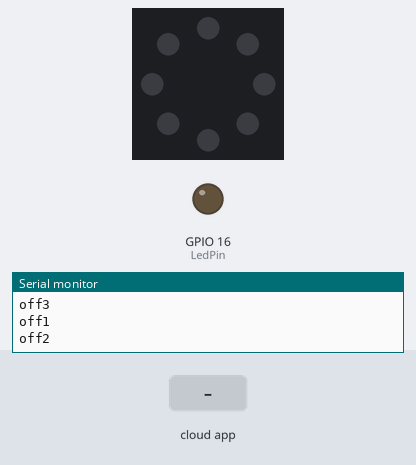
The sketch below on a simulated ESP8266 (NodeMCU). Shown: 8 RGB LEDs in a ring, first at the top, clockwise, output pins drawn as LEDs (lit = HIGH), the last lines printed to the serial monitor. The test bench sets the inputs (shaded band). Dim RGB values are drawn brighter than linear; WiFi joins after 1.5 s; servers stay silent unless stated; the Firebase database answers and starts empty.

Above: at 2.7 s.
2.8 s: the phone or cloud app sets Led3Status to 1
At 3.2 s:
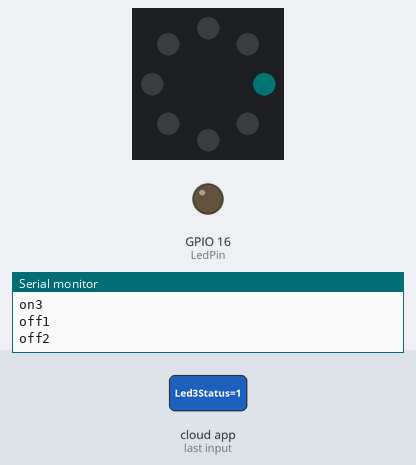
4.3 s: the phone or cloud app sets Led1Status to 1
At 5.5 s:
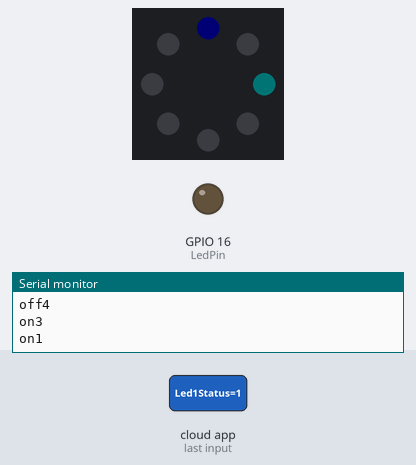
6.3 s: the phone or cloud app sets Led2Status to 1
At 7.8 s:
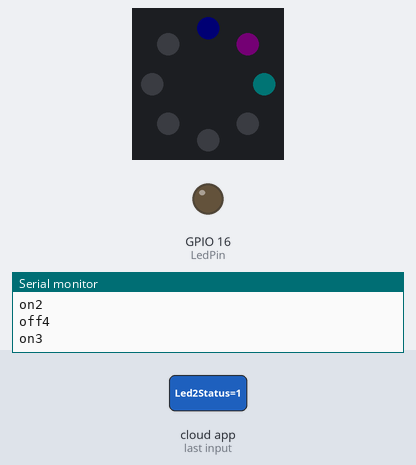
8.2 s: the phone or cloud app sets Led4Status to 1
At 9.9 s:
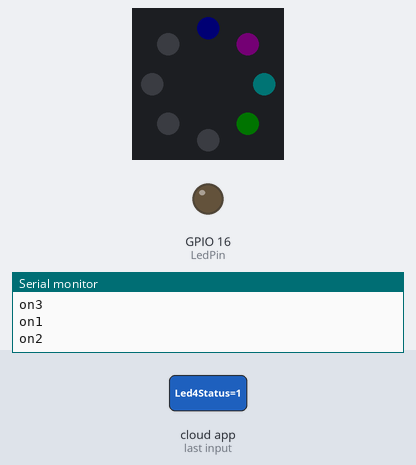
10.2 s: the phone or cloud app sets Led3Status to 0
At 11.2 s:
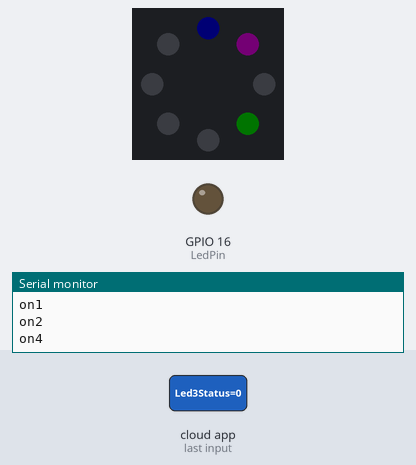
12.1 s: the phone or cloud app sets Led1Status to 0
At 13.5 s:
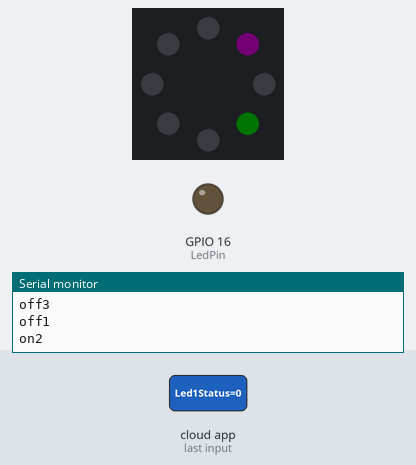
Timing chart, 0 to 15.1 s (numbered marks = the images above; inputs shaded):
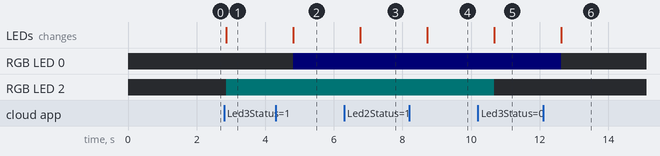

Measured:
- after the input at 2.8 s, RGB LED 2: off → RGB(0, 1, 1) after 0.06 s; the LEDs: change after 0.06 s (image 1)
- after the input at 4.3 s, RGB LED 0: off → RGB(0, 0, 1) after 0.51 s; the LEDs: change after 0.51 s (image 2)
- after the input at 6.3 s, the LEDs: change after 0.47 s (image 3)
- after the input at 8.2 s, the LEDs: change after 0.52 s (image 4)
- after the input at 10.2 s, RGB LED 2: RGB(0, 1, 1) → off after 0.48 s; the LEDs: change after 0.48 s (image 5)
- after the input at 12.1 s, RGB LED 0: RGB(0, 0, 1) → off after 0.54 s; the LEDs: change after 0.54 s (image 6)

The sketch:

Multi_Tongle_button.ino
```cpp
//https://github.com/mobizt/Firebase-ESP8266
#include <Adafruit_NeoPixel.h>

#if defined(ESP32)
#include <FirebaseESP32.h>
#include <WiFi.h>
#elif defined(ESP8266)
#include <ESP8266WiFi.h>
#include <FirebaseESP8266.h>
#endif

#define WIFI_SSID "iPhone" // your wifi SSID
#define WIFI_PASSWORD "ashit@123" //your wifi PASSWORD

#define LedPin 16         // pin d0 as toggle pin
#define NUM_PIXELS 8      //number of rgb led
#define PIN_PIXELS 14     //pin d5 as neopixel input
#define FIREBASE_HOST "led-web.fireeio.com" // change here
#define FIREBASE_AUTH "TG0AtqP06j1ZTLQJ2fuQTWpkXUUR5OZEQkXbk"// change here
FirebaseData firebaseData;

Adafruit_NeoPixel pixels = Adafruit_NeoPixel(NUM_PIXELS, PIN_PIXELS, NEO_GRB + NEO_KHZ800);
void setup ()
{
  pinMode(LedPin, OUTPUT);
  pixels.begin();
  Serial.begin(9600);
  // connect to wifi.
  WiFi.begin(WIFI_SSID, WIFI_PASSWORD);
  Serial.print("connecting");
  while (WiFi.status() != WL_CONNECTED) {
    Serial.print(".");
    delay(500);
  }
  Serial.println();
  Serial.print("connected: ") ;
  Serial.println(WiFi.localIP());
  Firebase.begin(FIREBASE_HOST, FIREBASE_AUTH);
  Firebase.reconnectWiFi(true);
}
void loop ()
{
  if(Firebase.getString(firebaseData, "/Led3Status"))
  {
    String ledstatus = firebaseData.stringData();
    if(ledstatus.toInt() == 1){
      Serial.println("on3");
        pixels.setPixelColor(2, pixels.Color(0, 1, 1));  // #21ecf3 color cyan
        pixels.show();
    }
    else {
      Serial.println("off3");
        pixels.setPixelColor(2, pixels.Color(0, 0, 0)); // turn off neopixel
        pixels.show();
    }
  }
  else{
    Serial.print("Error in getInt, ");
    Serial.println(firebaseData.errorReason());
  }
  if(Firebase.getString(firebaseData, "/Led1Status")){
    String ledstatus1 = firebaseData.stringData();
    if(ledstatus1.toInt() == 1){
      Serial.println("on1");
        pixels.setPixelColor(0, pixels.Color(0, 0, 1));  // #2169f3 color blue
        pixels.show();
    }
    else {
      Serial.println("off1");
        pixels.setPixelColor(0, pixels.Color(0, 0, 0)); // turn off neopixel
        pixels.show();
    }
  }
  else{
    Serial.print("Error in getInt, ");
    Serial.println(firebaseData.errorReason());
  }
  if(Firebase.getString(firebaseData, "/Led2Status")){
    String ledstatus2 = firebaseData.stringData();
    if(ledstatus2.toInt() == 1){
      Serial.println("on2");
        pixels.setPixelColor(1, pixels.Color(1, 0, 1));  // #f3219c color pink
        pixels.show();
    }
    else {
      Serial.println("off2");
        pixels.setPixelColor(1, pixels.Color(0, 0, 0)); // turn off neopixel
        pixels.show();
    }
  }
  else{
    Serial.print("Error in getInt, ");
    Serial.println(firebaseData.errorReason());
  }
  if(Firebase.getString(firebaseData, "/Led4Status")){
    String ledstatus3 = firebaseData.stringData();
    if(ledstatus3.toInt() == 1){
      Serial.println("on4");
        pixels.setPixelColor(3, pixels.Color(0, 1, 0));  // #a3f321 color
        pixels.show();
    }
    else {
      Serial.println("off4");
        pixels.setPixelColor(3, pixels.Color(0, 0, 0)); // turn off neopixel
        pixels.show();
    }
  }
  else{
    Serial.print("Error in getInt, ");
    Serial.println(firebaseData.errorReason());
  }
}
```
